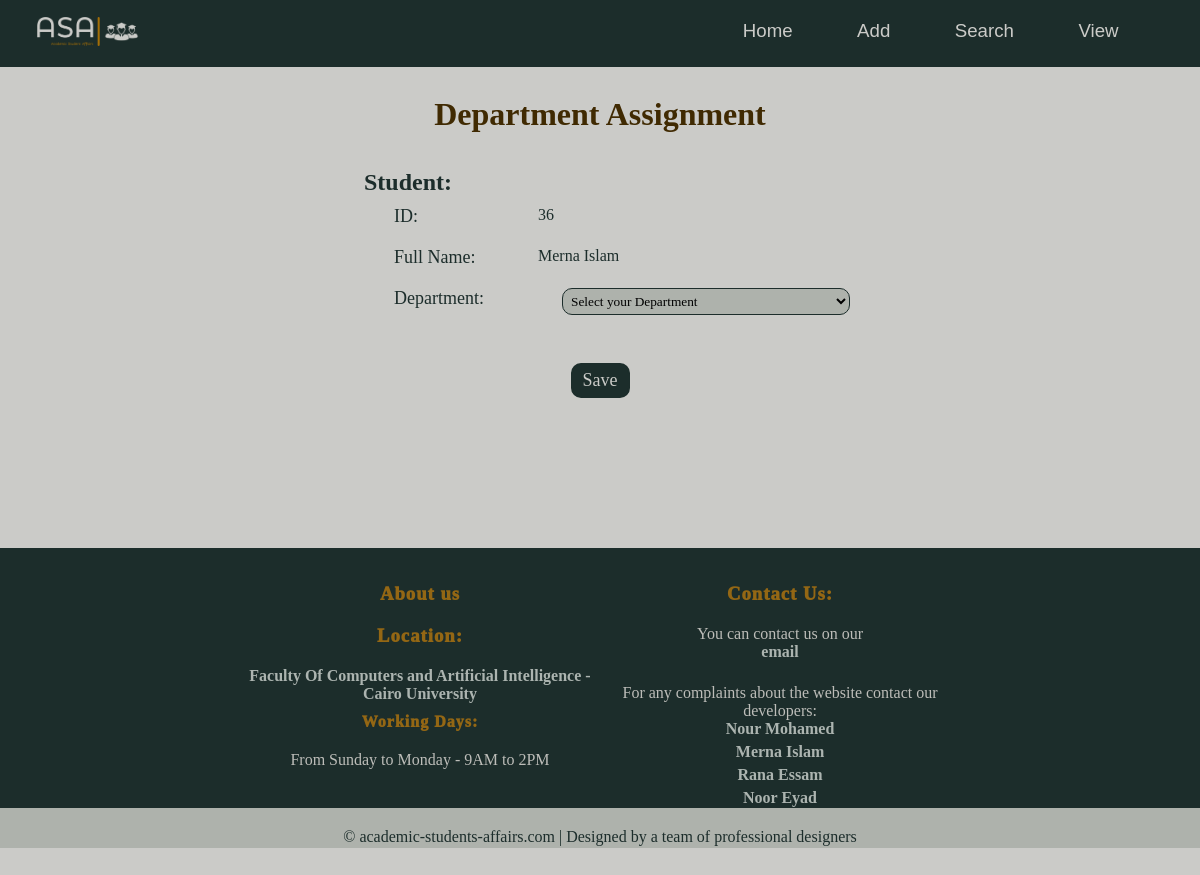
Screenshot of /departmentAssignment/36 with the database file from the repository.
### students/models.py (models this page shows)
class Member(models.Model):
    firstname = models.CharField(max_length=255)
    lastname = models.CharField(max_length=255)
    email = models.CharField(max_length = 50)
    phone = models.CharField(max_length=15)
    gpa = models.FloatField()
    level = models.IntegerField()
    birthdate = models.DateField()
    gender = models.CharField(max_length=6)
    dep = models.CharField(max_length= 10,  default='General')
    state = models.BooleanField(default= False)

### students/views.py (the view)
# urls.py: path('departmentAssignment/<int:id>', views.departmentAssignment, name="departmentAssignment"),
def departmentAssignment(request, id):
    mymember = Member.objects.get(id = id)
    context = {
      'student' : mymember,
    }
    return render (request, 'departmentAssignment.html', context)

### students/templates/departmentAssignment.html (shortened to what this page needs)
{% extends "master.html" %}
{% load static %}
{% block stylesheet%}
{% load static %}
<link rel="stylesheet" href="{% static 'departmentAssignment.css'%}">
{%endblock%}
{%block script%}
{% load static %}
{%endblock%}
{% block content%}
    <h1>Department Assignment</h1>
    <h2>Student: </h2>
    <div id="formdiv">
        <form id="form" name="myform">
            <div id="rows">
                <div class="columns">
                    <label for="IdResult" class="labels">ID: </label>
                    <div id="IdResult">{{student.id}}</div>
                </div>
                <div class="columns">
                    <label for="nameResult" class="labels">Full Name: </label>
                    <div id="nameResult">{{student.firstname}} {{student.lastname}}</div>
                </div>
                <div class="columns">
                    <label for="department" class="labels">Department: </label>
                    <select name="dep" id="department" class="theInputs" required>
                        <option value="" selected>Select your Department</option>
                    </select>
                </div>
                <div id="button">
                    <button onclick="alerting()">Save</button>
                </div>
            </div>
        </form>
    </div>
{%endblock%}

### students/static/master.css (style rules this page uses)
body { background-color: #cbcbc8; color: #1c2d2b; margin: 0px; min-height: 100vh; position: relative; flex-direction: column; }

### students/static/departmentAssignment.css (style rules this page uses)
* { margin: 0; padding: 0; box-sizing: border-box; font-family: "Times New Roman"; }
html { height: 100%; box-sizing: border-box; }
*, *:after, *:before { box-sizing: inherit; }
h1 { margin-top: 5%; margin-bottom: 3%; text-align: center; color: #402a02; }
h2 { text-align: center; margin-right: 32%; }
body { margin-top: 8%; }
input, select, button { border: 1px solid #1c2d2b; background-color: #aeb2ac; border-radius: 10px; }
#formdiv { width: 40%; margin: auto; }
#form { width: 100%; }
.columns { width: 100%; display: inline-block; margin: 10px; }
.labels { width: 30%; float: left; font-size: large; margin-left: 5%; }
.theInputs { width: 60%; float: right; padding: 4px; }
button { margin-top: 7%; font-size: large; padding-left: 10px; padding-right: 10px; padding-top: 5px; padding-bottom: 5px; cursor: pointer; background-color: #1c2d2b; color: #cbcbc8; border: 2px solid #1c2d2b; }
#button { text-align: center; }

### rows the page displays
Member: id "36", firstname "Merna", lastname "Islam"
